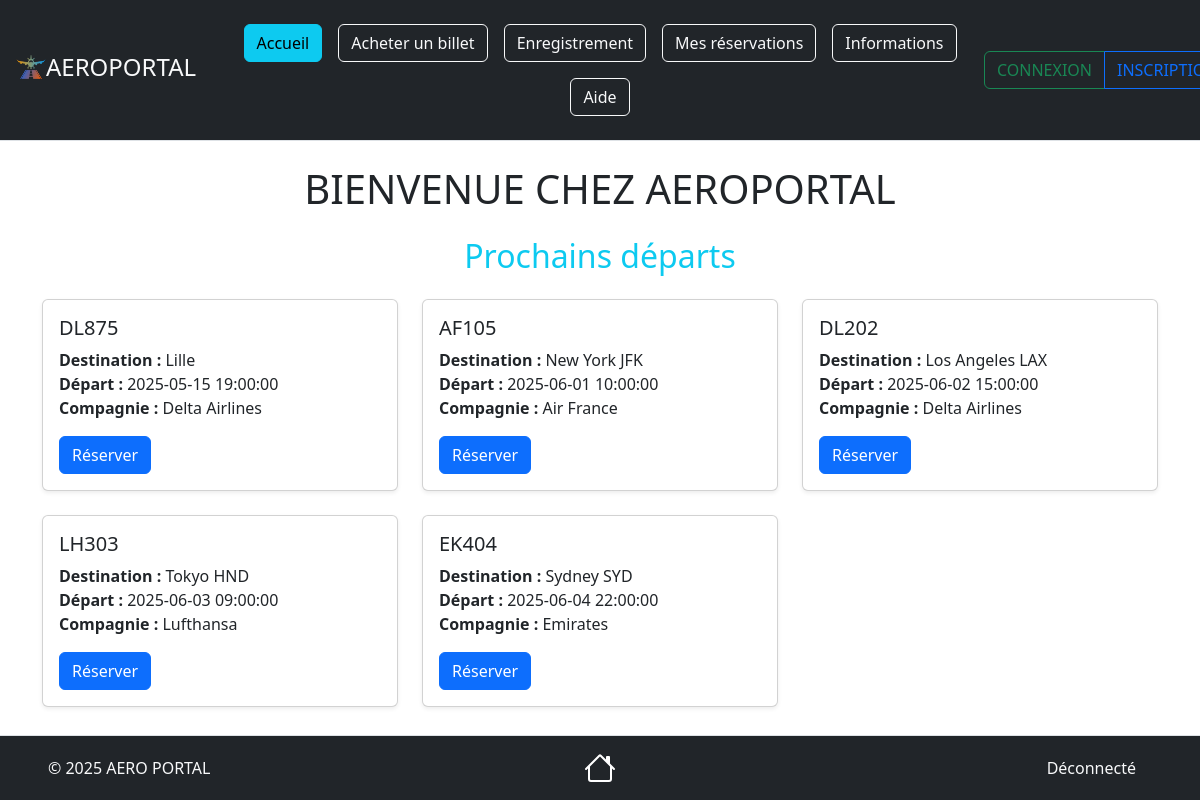
Page /views/Acceuil.php on the committed database.
### tables this page shows
CREATE TABLE IF NOT EXISTS `vols` (
                                      `id_vol` int NOT NULL AUTO_INCREMENT COMMENT 'Identifiant unique du vol',
                                      `numero_vol` varchar(10) NOT NULL COMMENT 'Numéro du vol',
                                      `ref_compagnie` int NOT NULL COMMENT 'Référence compagnie',
                                      `ref_avion` int NOT NULL COMMENT 'Référence avion',
                                      `aeroport_depart` varchar(100) NOT NULL COMMENT 'Aéroport départ',
                                      `aeroport_arrivee` varchar(100) NOT NULL COMMENT 'Aéroport arrivée',
                                      `date_depart` datetime NOT NULL COMMENT 'Départ',
                                      `date_arrivee` datetime NOT NULL COMMENT 'Arrivée',
                                      `prix` decimal(10,2) NOT NULL COMMENT 'Prix',
                                      `statut` enum('prévu','en cours','retardé','annulé','terminé') DEFAULT 'prévu' COMMENT 'Statut',
                                      PRIMARY KEY (`id_vol`),
                                      KEY `ref_compagnie` (`ref_compagnie`),
                                      KEY `ref_avion` (`ref_avion`)
);

CREATE TABLE IF NOT EXISTS `compagnies` (
                                            `id_compagnie` int NOT NULL AUTO_INCREMENT COMMENT 'Identifiant unique de la compagnie',
                                            `nom` varchar(100) NOT NULL COMMENT 'Nom de la compagnie',
                                            `pays` varchar(50) DEFAULT NULL COMMENT 'Pays',
                                            PRIMARY KEY (`id_compagnie`)
);

### source/repository/VolsRepository.php (called while the page is built, shortened)
<?php
require_once __DIR__ . '/../model/VolsModel.php';
class VolsRepository {
    private PDO $bdd;
    public function __construct(PDO $bdd) {
        $this->bdd = $bdd;
    }
    public function getNextFiveVols()
    {
        $sql = "SELECT v.*, c.nom AS nom_compagnie
            FROM vols v
            JOIN compagnies c ON v.ref_compagnie = c.id_compagnie
            WHERE v.date_depart > NOW()
            ORDER BY v.date_depart ASC
            LIMIT 5";
        $stmt = $this->bdd->query($sql);
        $vols = [];
        while ($row = $stmt->fetch(PDO::FETCH_ASSOC)) {
            $vol = new VolsModel();
            $vol->hydrate($row);
            $vol->setNomCompagnie($row['nom_compagnie']);
            $vols[] = $vol;
        }
        return $vols;
    }
}

### source/model/VolsModel.php (called while the page is built, shortened)
<?php
class VolsModel {
     private string $numero_vol;
     private string $aeroport_arrivee;
     private string $date_depart;
    private string $nom_compagnie;
     public function getNumeroVol(): string {
          return $this->numero_vol;
     }
     public function getAeroportArrivee(): string {
          return $this->aeroport_arrivee;
     }
     public function getDateDepart(): string {
          return $this->date_depart;
     }
    public function getNomCompagnie()
    {
        return $this->nom_compagnie;
    }
    public function setNomCompagnie($nom_compagnie)
    {
        $this->nom_compagnie = $nom_compagnie;
    }
     public function hydrate(array $data): void {
          $this->numero_vol = $data['numero_vol'];
          $this->aeroport_arrivee = $data['aeroport_arrivee'];
          $this->date_depart = $data['date_depart'];
     }
}

### views/Acceuil.php (the view, shortened to what this page needs)
<?php
require_once '../source/model/VolsModel.php';
require_once '../source/repository/VolsRepository.php';
$config = new Config();
$bdd = $config->connexion();
$volRepo = new VolsRepository($bdd);
$prochainsVols = $volRepo->getNextFiveVols();
?>
<!doctype html>
<html lang="fr">
<head>
    <link href="https://cdn.jsdelivr.net/npm/bootstrap@5.3.3/dist/css/bootstrap.min.css" rel="stylesheet">
</head>
<body>
<header class="d-flex flex-wrap align-items-center justify-content-center justify-content-md-between py-3 mb-4 border-bottom bg-dark">
    <div class="col-2 ms-3 mb-2 mb-md-0 text-light">
        <a href="Acceuil.php" class="d-inline-flex link-body-emphasis text-decoration-none">
            <img src="../documentation/img/Logo.png" style="max-width: 15%; height: auto;">
            <div class="fs-4 text-light">AEROPORTAL</div>
        </a>
    </div>
    <ul class="nav col mb-2 justify-content-center mb-md-0">
        <li><a href="Acceuil.php" class="nav-link px-2"><button type="button" class="btn btn-outline-info active">Accueil</button></a></li>
        <li><a href="AcheterBillet.php" class="nav-link px-2"><button type="button" class="btn btn-outline-light">Acheter un billet</button></a></li>
        <li><a href="Enregistrement.php" class="nav-link px-2"><button type="button" class="btn btn-outline-light">Enregistrement</button></a></li>
        <li><a href="Reservation.php" class="nav-link px-2"><button type="button" class="btn btn-outline-light">Mes réservations</button></a></li>
        <li><a href="Information.php" class="nav-link px-2"><button type="button" class="btn btn-outline-light">Informations</button></a></li>
        <li><a href="Aide.php" class="nav-link px-2"><button type="button" class="btn btn-outline-light">Aide</button></a></li>
    </ul>
    <div class="col-2 btn-group md-3 me-3 text-end" role="group" aria-label="Boutons utilisateur">
        <?php if (isset($_SESSION['utilisateur'])): ?>
            <a href="../views/Account/AccountView.php" class="btn btn-outline-primary">MON COMPTE</a>
            <a href="../source/treatment/deconnexion.php" class="btn btn-outline-danger">DÉCONNEXION</a>
        <?php else: ?>
            <a href="Connexion.php" class="btn btn-outline-success">CONNEXION</a>
            <a href="Inscription.php" class="btn btn-outline-primary">INSCRIPTION</a>
        <?php endif; ?>
    </div>
</header>
<div class="container my-4">
    <div class="row">
        <h1 class="text-center text-uppercase mb-4">Bienvenue chez Aeroportal</h1>
    </div>
    <div class="row">
        <h2 class="text-center text-info mb-4">Prochains départs</h2>
        <?php if (!empty($prochainsVols)): ?>
            <?php foreach ($prochainsVols as $vol): ?>
                <div class="col-md-4 mb-4">
                    <div class="card shadow-sm">
                        <div class="card-body">
                            <h5 class="card-title"><?= htmlspecialchars($vol->getNumeroVol()) ?></h5>
                            <p class="card-text">
                                <strong>Destination :</strong> <?= htmlspecialchars($vol->getAeroportArrivee()) ?><br>
                                <strong>Départ :</strong> <?= htmlspecialchars($vol->getDateDepart()) ?><br>
                                <strong>Compagnie :</strong> <?= htmlspecialchars($vol->getNomCompagnie()) ?>
                            </p>
                            <a href="AcheterBillet.php" class="btn btn-primary">Réserver</a>
                        </div>
                    </div>
                </div>
            <?php endforeach; ?>
        <?php else: ?>
            <p class="text-center text-muted">Aucun vol disponible pour le moment.</p>
        <?php endif; ?>
    </div>
</div>
<?php include 'Footer.php'; ?>
</body>
</html>

### views/Footer.php (shortened to what this page needs)
<footer class="d-flex flex-wrap justify-content-between align-items-center py-3 mt-4 border-top bg-dark  fixed-bottom">
     <p class="col-md-4 mb-0 ps-5 text-light">&copy; 2025 AERO PORTAL</p>
     <a href="Acceuil.php" class="col-md-4 d-flex align-items-center justify-content-center mb-3 mb-md-0 me-md-auto link-body-emphasis text-decoration-none">
     </a>
     <ul class="nav col-md-4 justify-content-end align-items-center">
          <?php if (isset($_SESSION['utilisateur'])): ?>
               <li class="nav-item d-flex align-items-center me-3">
                    <span class="text-light">Connecté : <?= htmlspecialchars($_SESSION['utilisateur']['prenom']) ?> <?= htmlspecialchars($_SESSION['utilisateur']['nom']) ?></span>
                    <div class="spinner-grow text-success ms-3" style="width: 2rem; height: 2rem;" role="status">
                         <span class="visually-hidden"></span>
                    </div>
               </li>
          <?php else: ?>
               <li class="nav-item d-flex align-items-center me-3">
                   <span class="text-light">Déconnecté</span>
               </li>
          <?php endif; ?>
     </ul>
</footer>
<script src="https://cdn.jsdelivr.net/npm/@tailwindcss/browser@4"></script>
</body>
</html>

### rows in the picture
vols: numero_vol "DL875", aeroport_arrivee "Lille", date_depart "2025-05-15 19:00:00", ref_compagnie.nom "Delta Airlines"
vols: numero_vol "AF105", aeroport_arrivee "New York JFK", date_depart "2025-06-01 10:00:00", ref_compagnie.nom "Air France"
vols: numero_vol "DL202", aeroport_arrivee "Los Angeles LAX", date_depart "2025-06-02 15:00:00", ref_compagnie.nom "Delta Airlines"
vols: numero_vol "LH303", aeroport_arrivee "Tokyo HND", date_depart "2025-06-03 09:00:00", ref_compagnie.nom "Lufthansa"
vols: numero_vol "EK404", aeroport_arrivee "Sydney SYD", date_depart "2025-06-04 22:00:00", ref_compagnie.nom "Emirates"
